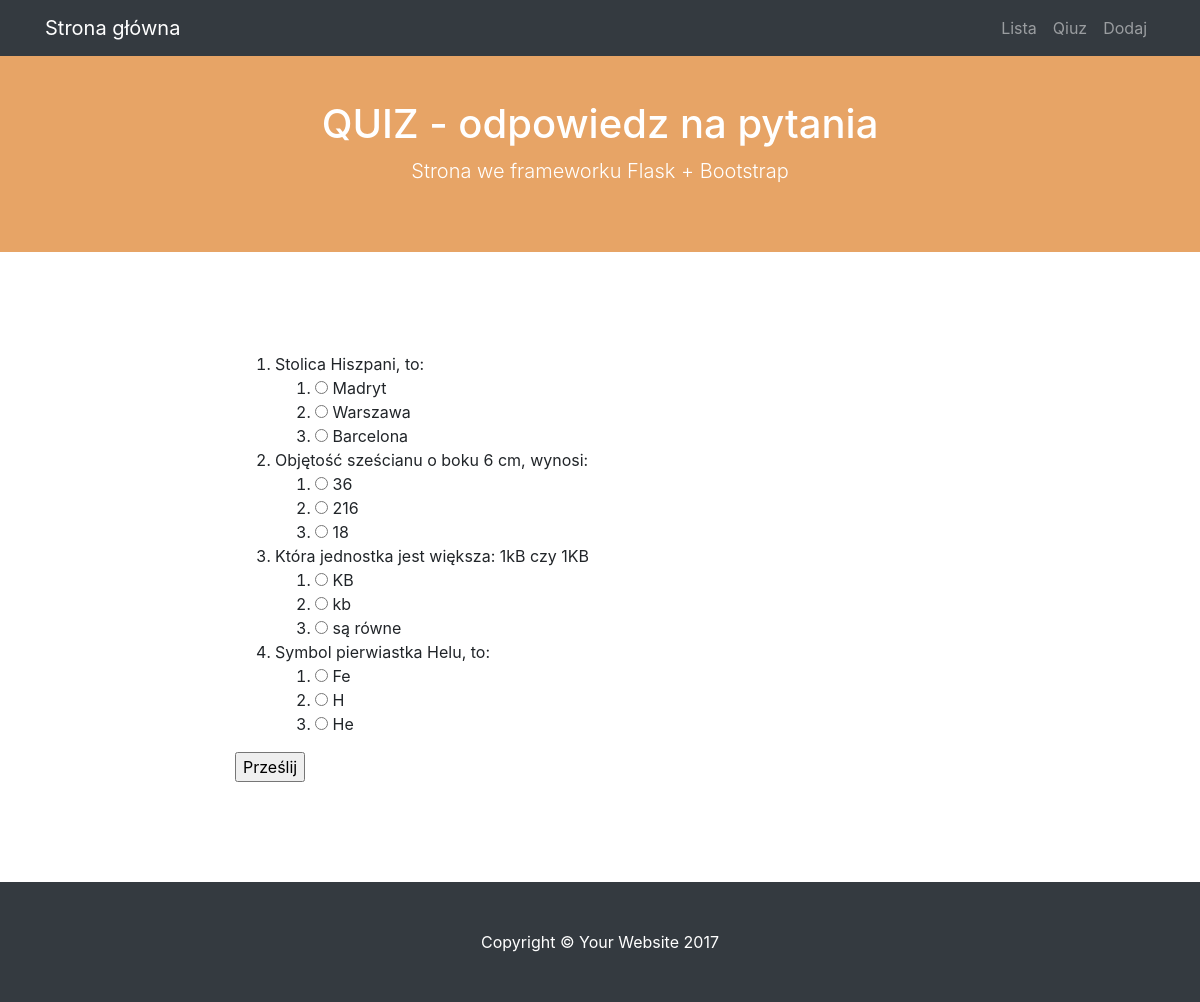
The app's page /quiz, older data.
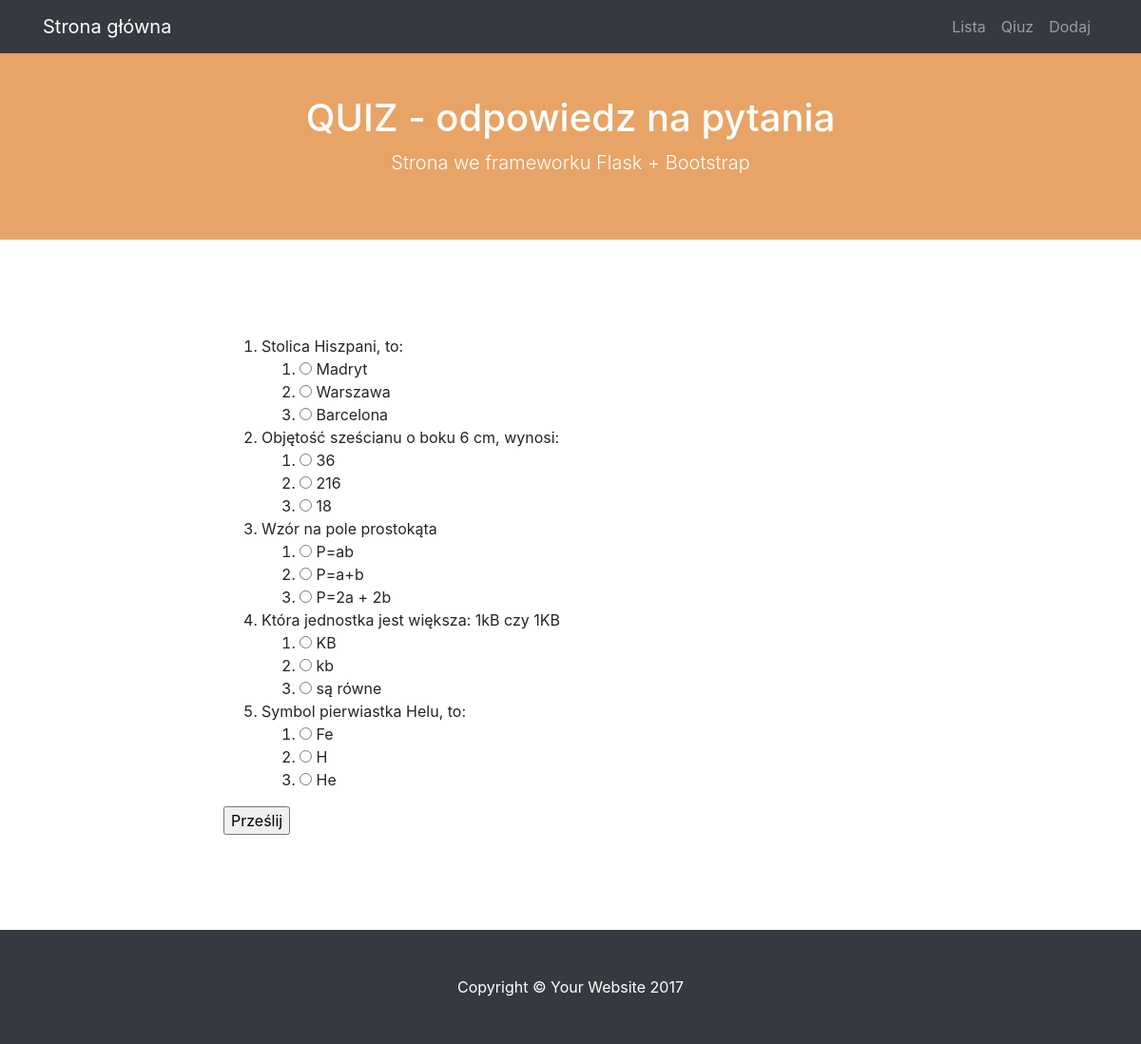
The same page, newer data.
### modele.py (models this page shows)
class BazaModel(Model):
    class Meta:
        database = baza

class Pytanie(BazaModel):
    pytanie = CharField(null=False)
    kategoria = ForeignKeyField(Kategoria, related_name='pytania')

class Odpowiedz(BazaModel):
    odpowiedz = CharField(null=False)
    pytanie = ForeignKeyField(Pytanie, related_name='odpowiedzi')
    odpok = IntegerField(default=0)

### views.py (the view, shortened to what this page needs)
@app.route("/quiz", methods=['GET', 'POST'])
def quiz():
    print(request.form)
    pytania = Pytanie().select().join(Odpowiedz).distinct()
    return render_template('quiz.html', pytania=pytania)

### quiz.py (called while the page is built)
@app.before_request
def before_request():
    g.db = baza
    g.db.connect()

@app.after_request
def after_request(response):
    g.db.close()
    return response

### templates/quiz.html (shortened to what this page needs)
{% extends "szablon.html"%}
{% block h1 %}QUIZ - odpowiedz na pytania{% endblock %}
{% block tresc %}
    <form method="POST">
    <ol>
    {% for p in pytania %}
        <li>{{ p.pytanie }}
            <ol class="odpowiedzi">
            {% for o in p.odpowiedzi %}
                <li>
                    <input type="radio" value="{{ o.id }}" name="{{ p.id }}">
                    {{ o.odpowiedz }}</li>
            {% endfor %}
            </ol>
        </li>
    {% endfor %}
    </ol>
    <input type="submit" value="Prześlij">
    </form>
{% endblock %}

Row changes from the older to the newer data that the page shows:
added Pytanie: pytanie "Wzór na pole prostokąta"
added Odpowiedz: odpowiedz "P=ab", shown under "Wzór na pole prostokąta"
added Odpowiedz: odpowiedz "P=a+b", shown under "Wzór na pole prostokąta"
added Odpowiedz: odpowiedz "P=2a + 2b", shown under "Wzór na pole prostokąta"
